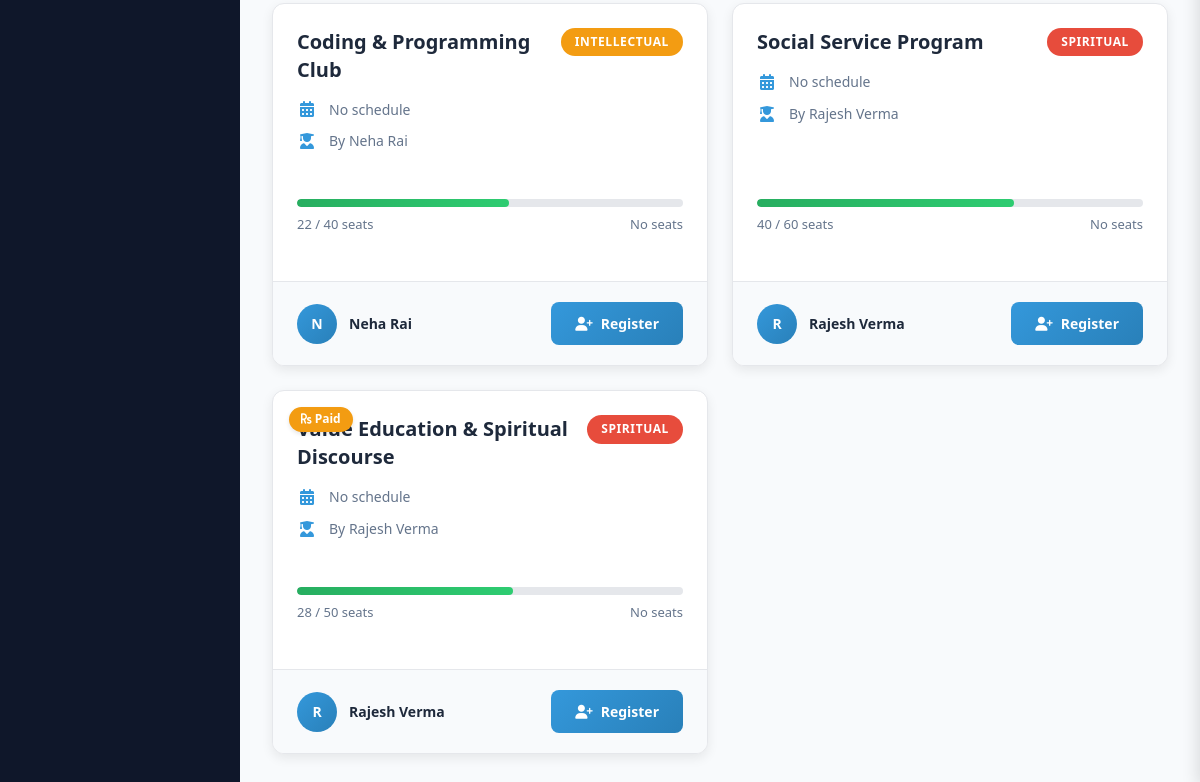
/activities/student/activities/ (lower part), run on an earlier commit of the app's database.
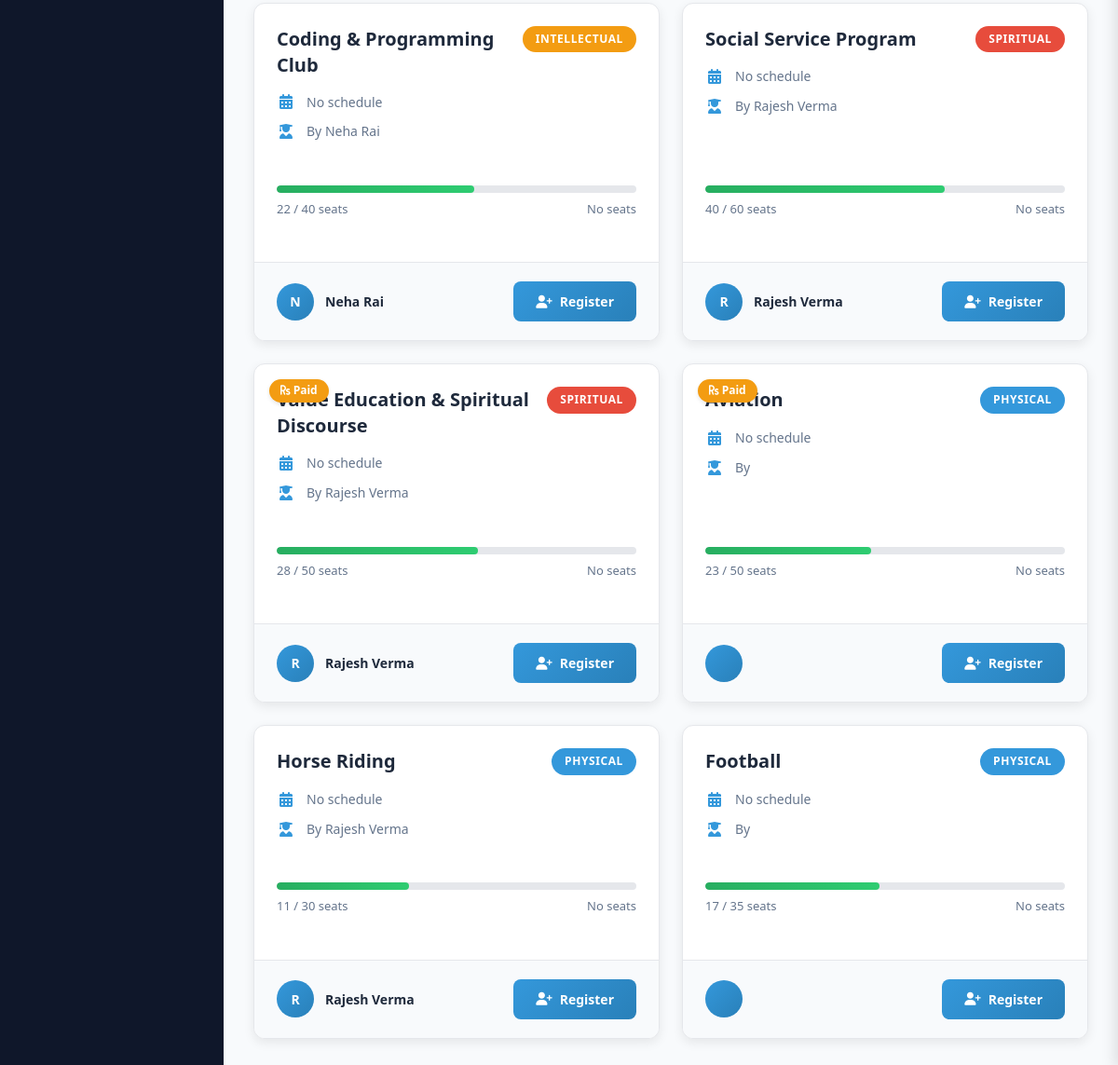
And on a later commit of the database.
### activities_app/models.py (models this page shows, shortened)
class Activity(models.Model):
    title = models.CharField(max_length=200)
    description = models.TextField()
    fold = models.CharField(max_length=50)
    total_seats = models.IntegerField()
    filled_seats = models.IntegerField()
    quick_notes = models.TextField(blank=True)
    fee = models.PositiveIntegerField(default=0)
    latitude = models.FloatField(null=True, blank=True)
    longitude = models.FloatField(null=True, blank=True)
    faculty = models.ForeignKey(
        User,
        on_delete=models.CASCADE,
        related_name="activities"
    )

### activities_app/views.py (the view)
# urls.py: path('student/activities/', views.browse_activities, name='browse_activities'),
def browse_activities(request):
    activities = Activity.objects.all()
    registered_activity_ids = []
    if request.user.is_authenticated:
        registered_activity_ids = ActivityRegistration.objects.filter(
            student=request.user
        ).values_list("activity_id", flat=True)
    return render(
        request,
        "activities_app/student/browse_activities.html",
        {
            "activities": activities,
            "registered_activity_ids": registered_activity_ids
        }
    )

### activities_app/templates/activities_app/student/browse_activities.html (shortened to what the changed rows need)
{% load static %}
<!DOCTYPE html>
<html lang="en">
<head>
    <link rel="stylesheet" href="{% static 'auth_app/css/dashboard.css' %}">
    <link rel="stylesheet" href="https://cdnjs.cloudflare.com/ajax/libs/font-awesome/6.4.0/css/all.min.css">
    <link rel="stylesheet" href="{% static 'activities_app/css/notifications.css' %}">
</head>
<body>
<div class="dashboard-layout">
    <main class="content">
        <div class="activity-grid">
            {% for activity in activities %}
            {% with available=activity.total_seats|add:"-"|add:activity.filled_seats %}
            <div class="activity-card"
                 data-id="{{ activity.id }}"
                 data-fold="{{ activity.fold|lower }}"
                 data-available="{{ available }}">
                {% if activity.fee > 0 %}
                <div class="fee-badge">
                    <i class="fas fa-rupee-sign"></i> Paid
                </div>
                {% endif %}
                <div class="activity-card-content">
                    <div class="card-header">
                        <h3>{{ activity.title }}</h3>
                        <div class="fold-badge {{ activity.fold|lower }}">
                            {{ activity.fold }}
                        </div>
                    </div>
                    <div class="card-meta">
                        <div class="meta-item">
                            <i class="fas fa-calendar-alt meta-icon"></i>
                            <span>
    {% for slot in activity.time_slots.all %}
        {{ slot.get_day_display }} ({{ slot.start_time }} - {{ slot.end_time }})<br>
    {% empty %}
        No schedule
    {% endfor %}
</span>
                        </div>
                        <div class="meta-item">
                            <i class="fas fa-user-graduate meta-icon"></i>
                            <span>By {{ activity.faculty.first_name }} {{ activity.faculty.last_name }}</span>
                        </div>
                    </div>
                    <div class="seats-indicator">
                        <div class="seats-bar">
                            <div class="seats-fill"
                                 data-seats-filled="{{ activity.filled_seats }}"
                                 data-seats-total="{{ activity.total_seats }}">
                            </div>
                        </div>
                        <div class="seats-info">
                            <span class="seats-filled">
                                {{ activity.filled_seats }} / {{ activity.total_seats }} seats
                            </span>
                            <span class="seats-available {% if available <= 0 %}full{% endif %}">
                                {% if available > 0 %}
                                    {{ available }} available
                                {% else %}
                                    No seats
                                {% endif %}
                            </span>
                        </div>
                    </div>
                </div>
                <div class="card-footer">
                    <div class="teacher-info">
                        <div class="teacher-avatar">
                            {{ activity.faculty.get_full_name|first|upper }}
                        </div>
                        <span class="teacher-name">
                            {{ activity.faculty.first_name }} {{ activity.faculty.last_name }}
                        </span>
                    </div>
                    <div class="action-buttons" style="display: flex; gap: 8px;">
                        {% if activity.id in registered_activity_ids %}
                        <span class="btn-register registered">
                            <i class="fas fa-check"></i> Registered
                        </span>
                        {% elif activity.filled_seats >= activity.total_seats %}
                        <span class="btn-register full">
                            <i class="fas fa-times"></i> Full
                        </span>
                        {% else %}
                        <a href="{% url 'activity_detail' activity.id %}" class="btn-register">
                            <i class="fas fa-user-plus"></i> Register
                        </a>
                        {% endif %}
                    </div>
                </div>
            </div>
            {% endwith %}
            {% endfor %}
        </div>
    </main>
</div>
</body>
</html>

What changed in the data, as far as the page shows it:
added Activity: fee 150000 (drawn), fold "PHYSICAL", filled_seats "23", total_seats "50", shows "Register"
added Activity: title "Horse Riding", fold "PHYSICAL", faculty.first_name "Rajesh", faculty.last_name "Verma", filled_seats "11", total_seats "30", faculty.get_full_name|first "R", shows "Register"
added Activity: title "Football", fold "PHYSICAL", filled_seats "17", total_seats "35", shows "Register"
